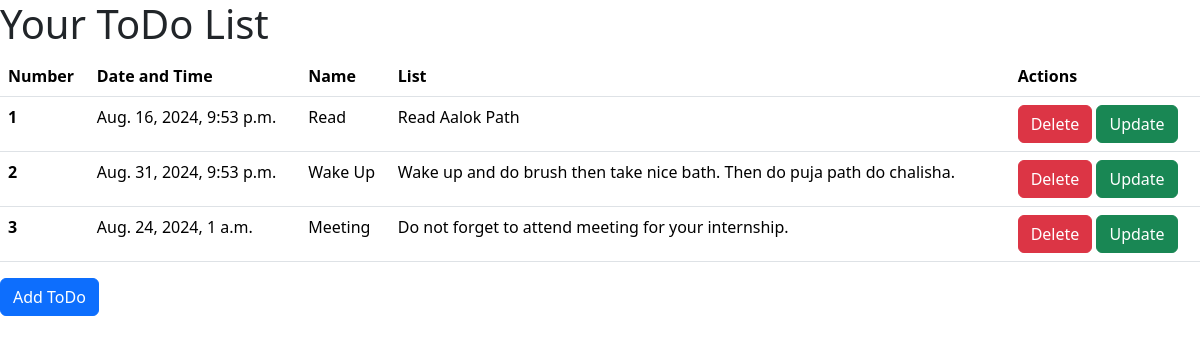
The page / on the database its author committed.
### ToDoApp/models.py (models this page shows)
class todo(models.Model):
    datetime = models.DateTimeField()
    name = models.CharField(max_length=200)
    todolist = models.TextField()

### ToDoApp/views.py (the view)
# urls.py: path('',get_todolist, name='get_todolist'),
def get_todolist(request):
    queryset = todo.objects.all()
    return render(request,'getdata.html', {'todolists' : queryset})

### ToDoApp/templates/getdata.html (shortened to what this page needs)
<!DOCTYPE html>
<html lang="en">
<head>
    <link href="https://cdn.jsdelivr.net/npm/bootstrap@5.3.3/dist/css/bootstrap.min.css" rel="stylesheet">
</head>
<body>
    <h1>Your ToDo List</h1>
    <table class="table">
        <thead>
          <tr>
            <th scope="col">Number</th>
            <th scope="col">Date and Time</th>
            <th scope="col">Name</th>
            <th scope="col">List</th>
            <th scope="col">Actions</th>
          </tr>
        </thead>
        <tbody>
            {% for query in todolists %}
          <tr>
            <th scope="row">{{forloop.counter}}</th>
            <td>{{query.datetime}}</td>
            <td>{{query.name}}</td>
            <td>{{query.todolist}}</td>
            <td>
            <a href="/deletetodo/{{query.id}}/" class="btn btn-danger">Delete</a>
            <a href="/updatetodo/{{query.id}}/" class="btn btn-success">Update</a>
            </td>
          </tr>
          {% endfor %}
        </tbody>
      </table>
      <a href="/add_todo/" class="btn btn-primary">Add ToDo</a>
</body>
</html>

### rows shown on the page
todo: datetime "Aug. 16, 2024, 9:53 p.m.", name "Read", todolist "Read Aalok Path"
todo: datetime "Aug. 31, 2024, 9:53 p.m.", name "Wake Up", todolist "Wake up and do brush then take nice bath. Then do puja path do chalisha."
todo: datetime "Aug. 24, 2024, 1 a.m.", name "Meeting", todolist "Do not forget to attend meeting for your internship."
